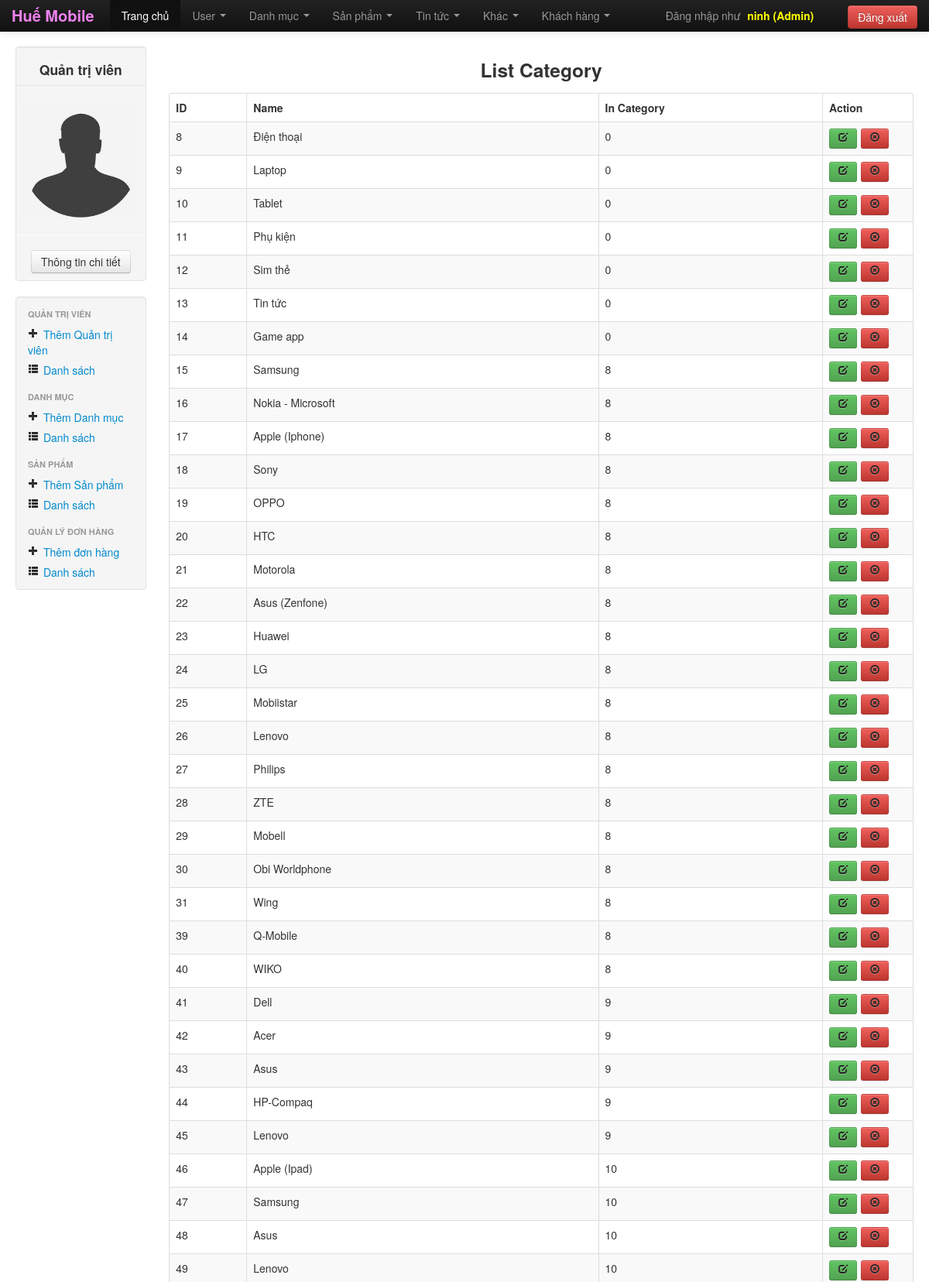
/admin/categoryList.php (signed in, upper part), run on the app's committed database.
### tables this page shows
CREATE TABLE `category` (
  `id` int(11) NOT NULL,
  `name` varchar(200) NOT NULL,
  `parentId` int(11) NOT NULL
);

### database.php (called while the page is built, shortened)
<?php
class Database
{
	public static function selectTable($conn,$nametable,$id,$dataid)
		{
			if ($conn!=null&&$nametable!=null) {
				if($id!="")
				{
					$sql="SELECT * FROM ".$nametable." WHERE ".$id."='$dataid'";
				}
				else
				{
					$sql="SELECT * FROM ".$nametable;
				}
				$result = $conn->query($sql);
				if($result!=null){
					if($result->num_rows > 0){
						return $result;
					}
					else
						return null;
				}
				else
					return null;
			}
			else
				return null;
		}
}
?>

### admin/categoryList.php (the view, shortened to what this page needs)
<!DOCTYPE html>
<html lang="en">
<head>
  <?php include 'include/css_js_head.php'; ?>
</head>
<body>
  	<?php include 'include/header.php'; ?>
  	<div class="container-fluid">
      	<div class="row-fluid">
        	<?php include'include/menu_left.php'; ?>
        	<div class="span10">
        		<table class="table table-striped table-bordered">
        		<caption><h3>List Category</h3></caption>
              	<thead>
	                <tr>
	                	<th>ID</th>
	                  	<th>Name</th>
	                  	<th>In Category</th>
	                  	<th>Action</th>
	                </tr>
              	</thead>
              	<tbody>
              	<?php
			   	include '../database.php';
			   	$conn = Database::connect();
				$results = Database::selectTable($conn,"category","","");
				if ($results!=null) {
				    while($row = mysqli_fetch_assoc($results)) {
				        echo '<tr>';
				        echo '<td>'. $row['id'] . '</td>';
					   	echo '<td>'. $row['name'] . '</td>';
					   	echo '<td>'. $row['parentId'] . '</td>';
					   	echo '<td width=100px >';
					   	echo '<a class="btn btn-small btn-success" href="categoryUpdate.php?id='.$row['id'].'"><i class="icon-edit"></i></a>';
					   	echo '<a class="btn btn-small btn-danger" href="categoryDelete.php?id='.$row['id'].'" style="margin-left:5px"><i class="icon-remove-circle"></i></a>';
					   	echo '</td>';
					   	echo '</tr>';
				    }
				} else {
				    echo "<td colspan='4' style='text-align: center; font-size:20px; color: red'>No Data</td>";
				}
			  	?>
			      </tbody>
            </table>
        	</div>
      	</div>
</body>
</html>

### admin/include/css_js_head.php (style rules this page uses)
body { padding-top: 60px; padding-bottom: 40px; }

### data on the page
category: id "8", name "Điện thoại", parentId "0"
category: id "9", name "Laptop", parentId "0"
category: id "10", name "Tablet", parentId "0"
category: id "11", name "Phụ kiện", parentId "0"
category: id "12", name "Sim thẻ", parentId "0"
category: id "13", name "Tin tức", parentId "0"
category: id "14", name "Game app", parentId "0"
category: id "15", name "Samsung", parentId "8"
category: id "16", name "Nokia - Microsoft", parentId "8"
category: id "17", name "Apple (Iphone)", parentId "8"
category: id "18", name "Sony", parentId "8"
category: id "19", name "OPPO", parentId "8"
category: id "20", name "HTC", parentId "8"
category: id "21", name "Motorola", parentId "8"
category: id "22", name "Asus (Zenfone)", parentId "8"
category: id "23", name "Huawei", parentId "8"
category: id "24", name "LG", parentId "8"
category: id "25", name "Mobiistar", parentId "8"
category: id "26", name "Lenovo", parentId "8"
category: id "27", name "Philips", parentId "8"
category: id "28", name "ZTE", parentId "8"
category: id "29", name "Mobell", parentId "8"
category: id "30", name "Obi Worldphone", parentId "8"
category: id "31", name "Wing", parentId "8"
category: id "39", name "Q-Mobile", parentId "8"
category: id "40", name "WIKO", parentId "8"
category: id "41", name "Dell", parentId "9"
category: id "42", name "Acer", parentId "9"
category: id "43", name "Asus", parentId "9"
category: id "44", name "HP-Compaq", parentId "9"
category: id "45", name "Lenovo", parentId "9"
category: id "46", name "Apple (Ipad)", parentId "10"
category: id "47", name "Samsung", parentId "10"
category: id "48", name "Asus", parentId "10"
category: id "49", name "Lenovo", parentId "10"

### other printed values
$data['username'] "ninh"
$data['name'] "Admin"
